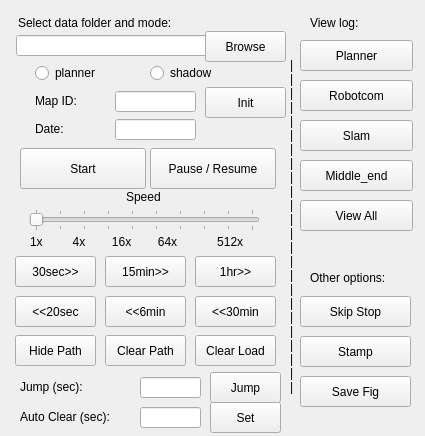
<?xml version="1.0" encoding="UTF-8"?>
<ui version="4.0">
 <class>Form</class>
 <widget class="QWidget" name="Form">
  <property name="geometry">
   <rect>
    <x>0</x>
    <y>0</y>
    <width>425</width>
    <height>436</height>
   </rect>
  </property>
  <property name="windowTitle">
   <string>Virtual Monitor</string>
  </property>
  <widget class="QLineEdit" name="lineEdit_filepath">
   <property name="geometry">
    <rect>
     <x>16</x>
     <y>35</y>
     <width>191</width>
     <height>21</height>
    </rect>
   </property>
  </widget>
  <widget class="QPushButton" name="button_browse">
   <property name="geometry">
    <rect>
     <x>205</x>
     <y>31</y>
     <width>81</width>
     <height>31</height>
    </rect>
   </property>
   <property name="cursor">
    <cursorShape>PointingHandCursor</cursorShape>
   </property>
   <property name="text">
    <string>Browse</string>
   </property>
  </widget>
  <widget class="QLabel" name="label_please">
   <property name="geometry">
    <rect>
     <x>18</x>
     <y>15</y>
     <width>251</width>
     <height>16</height>
    </rect>
   </property>
   <property name="text">
    <string>Select data folder and mode:</string>
   </property>
  </widget>
  <widget class="QLabel" name="label_mapid">
   <property name="geometry">
    <rect>
     <x>35</x>
     <y>93</y>
     <width>60</width>
     <height>16</height>
    </rect>
   </property>
   <property name="text">
    <string>Map ID:</string>
   </property>
  </widget>
  <widget class="QLineEdit" name="lineEdit_mapid">
   <property name="geometry">
    <rect>
     <x>115</x>
     <y>91</y>
     <width>81</width>
     <height>21</height>
    </rect>
   </property>
  </widget>
  <widget class="QPushButton" name="button_init">
   <property name="geometry">
    <rect>
     <x>205</x>
     <y>87</y>
     <width>81</width>
     <height>31</height>
    </rect>
   </property>
   <property name="cursor">
    <cursorShape>PointingHandCursor</cursorShape>
   </property>
   <property name="text">
    <string>Init</string>
   </property>
  </widget>
  <widget class="QLineEdit" name="lineEdit_date">
   <property name="enabled">
    <bool>true</bool>
   </property>
   <property name="geometry">
    <rect>
     <x>115</x>
     <y>119</y>
     <width>81</width>
     <height>21</height>
    </rect>
   </property>
  </widget>
  <widget class="QLabel" name="label_date">
   <property name="geometry">
    <rect>
     <x>35</x>
     <y>121</y>
     <width>71</width>
     <height>16</height>
    </rect>
   </property>
   <property name="text">
    <string>Date:</string>
   </property>
  </widget>
  <widget class="QPushButton" name="button_start">
   <property name="geometry">
    <rect>
     <x>20</x>
     <y>148</y>
     <width>126</width>
     <height>41</height>
    </rect>
   </property>
   <property name="cursor">
    <cursorShape>PointingHandCursor</cursorShape>
   </property>
   <property name="text">
    <string>Start</string>
   </property>
  </widget>
  <widget class="QPushButton" name="button_pause">
   <property name="geometry">
    <rect>
     <x>150</x>
     <y>148</y>
     <width>126</width>
     <height>41</height>
    </rect>
   </property>
   <property name="cursor">
    <cursorShape>PointingHandCursor</cursorShape>
   </property>
   <property name="text">
    <string>Pause / Resume</string>
   </property>
  </widget>
  <widget class="QLabel" name="label_speed">
   <property name="geometry">
    <rect>
     <x>126</x>
     <y>189</y>
     <width>60</width>
     <height>16</height>
    </rect>
   </property>
   <property name="text">
    <string>Speed</string>
   </property>
  </widget>
  <widget class="QSlider" name="slider_speed">
   <property name="geometry">
    <rect>
     <x>29</x>
     <y>209</y>
     <width>231</width>
     <height>22</height>
    </rect>
   </property>
   <property name="cursor">
    <cursorShape>OpenHandCursor</cursorShape>
   </property>
   <property name="minimum">
    <number>1</number>
   </property>
   <property name="maximum">
    <number>10</number>
   </property>
   <property name="pageStep">
    <number>1</number>
   </property>
   <property name="orientation">
    <enum>Qt::Horizontal</enum>
   </property>
   <property name="tickPosition">
    <enum>QSlider::TicksBothSides</enum>
   </property>
  </widget>
  <widget class="QLabel" name="label_multiple">
   <property name="geometry">
    <rect>
     <x>30</x>
     <y>234</y>
     <width>241</width>
     <height>16</height>
    </rect>
   </property>
   <property name="text">
    <string>1x         4x        16x        64x            512x</string>
   </property>
  </widget>
  <widget class="QPushButton" name="button_forw30">
   <property name="geometry">
    <rect>
     <x>15</x>
     <y>256</y>
     <width>81</width>
     <height>31</height>
    </rect>
   </property>
   <property name="cursor">
    <cursorShape>PointingHandCursor</cursorShape>
   </property>
   <property name="text">
    <string>30sec&gt;&gt;</string>
   </property>
  </widget>
  <widget class="QPushButton" name="button_forw15">
   <property name="geometry">
    <rect>
     <x>105</x>
     <y>256</y>
     <width>81</width>
     <height>31</height>
    </rect>
   </property>
   <property name="cursor">
    <cursorShape>PointingHandCursor</cursorShape>
   </property>
   <property name="text">
    <string>15min&gt;&gt;</string>
   </property>
  </widget>
  <widget class="QPushButton" name="button_forw1h">
   <property name="geometry">
    <rect>
     <x>195</x>
     <y>256</y>
     <width>81</width>
     <height>31</height>
    </rect>
   </property>
   <property name="cursor">
    <cursorShape>PointingHandCursor</cursorShape>
   </property>
   <property name="text">
    <string>1hr&gt;&gt;</string>
   </property>
  </widget>
  <widget class="QPushButton" name="button_back20">
   <property name="geometry">
    <rect>
     <x>15</x>
     <y>296</y>
     <width>81</width>
     <height>31</height>
    </rect>
   </property>
   <property name="cursor">
    <cursorShape>PointingHandCursor</cursorShape>
   </property>
   <property name="text">
    <string>&lt;&lt;20sec</string>
   </property>
  </widget>
  <widget class="QPushButton" name="button_back6">
   <property name="geometry">
    <rect>
     <x>105</x>
     <y>296</y>
     <width>81</width>
     <height>31</height>
    </rect>
   </property>
   <property name="cursor">
    <cursorShape>PointingHandCursor</cursorShape>
   </property>
   <property name="text">
    <string>&lt;&lt;6min</string>
   </property>
  </widget>
  <widget class="QPushButton" name="button_back30">
   <property name="geometry">
    <rect>
     <x>195</x>
     <y>296</y>
     <width>81</width>
     <height>31</height>
    </rect>
   </property>
   <property name="cursor">
    <cursorShape>PointingHandCursor</cursorShape>
   </property>
   <property name="text">
    <string>&lt;&lt;30min</string>
   </property>
  </widget>
  <widget class="QPushButton" name="button_skip">
   <property name="geometry">
    <rect>
     <x>300</x>
     <y>296</y>
     <width>111</width>
     <height>31</height>
    </rect>
   </property>
   <property name="cursor">
    <cursorShape>PointingHandCursor</cursorShape>
   </property>
   <property name="text">
    <string>Skip Stop</string>
   </property>
  </widget>
  <widget class="QPushButton" name="button_clear_path">
   <property name="geometry">
    <rect>
     <x>105</x>
     <y>335</y>
     <width>81</width>
     <height>31</height>
    </rect>
   </property>
   <property name="cursor">
    <cursorShape>PointingHandCursor</cursorShape>
   </property>
   <property name="text">
    <string>Clear Path</string>
   </property>
  </widget>
  <widget class="QLabel" name="label_auto">
   <property name="geometry">
    <rect>
     <x>20</x>
     <y>409</y>
     <width>121</width>
     <height>16</height>
    </rect>
   </property>
   <property name="text">
    <string>Auto Clear (sec):</string>
   </property>
  </widget>
  <widget class="QLineEdit" name="lineEdit_auto">
   <property name="geometry">
    <rect>
     <x>140</x>
     <y>407</y>
     <width>61</width>
     <height>21</height>
    </rect>
   </property>
  </widget>
  <widget class="QPushButton" name="button_set">
   <property name="geometry">
    <rect>
     <x>210</x>
     <y>402</y>
     <width>71</width>
     <height>31</height>
    </rect>
   </property>
   <property name="cursor">
    <cursorShape>PointingHandCursor</cursorShape>
   </property>
   <property name="text">
    <string>Set</string>
   </property>
  </widget>
  <widget class="QPushButton" name="button_stamp">
   <property name="geometry">
    <rect>
     <x>300</x>
     <y>336</y>
     <width>111</width>
     <height>31</height>
    </rect>
   </property>
   <property name="cursor">
    <cursorShape>PointingHandCursor</cursorShape>
   </property>
   <property name="text">
    <string>Stamp</string>
   </property>
  </widget>
  <widget class="QRadioButton" name="radio_planner">
   <property name="geometry">
    <rect>
     <x>35</x>
     <y>63</y>
     <width>101</width>
     <height>20</height>
    </rect>
   </property>
   <property name="text">
    <string>planner</string>
   </property>
  </widget>
  <widget class="QRadioButton" name="radio_shadow">
   <property name="geometry">
    <rect>
     <x>150</x>
     <y>63</y>
     <width>121</width>
     <height>20</height>
    </rect>
   </property>
   <property name="text">
    <string>shadow</string>
   </property>
  </widget>
  <widget class="QPushButton" name="button_clear_load">
   <property name="geometry">
    <rect>
     <x>195</x>
     <y>335</y>
     <width>81</width>
     <height>31</height>
    </rect>
   </property>
   <property name="cursor">
    <cursorShape>PointingHandCursor</cursorShape>
   </property>
   <property name="text">
    <string>Clear Load</string>
   </property>
  </widget>
  <widget class="QPushButton" name="button_hide_path">
   <property name="geometry">
    <rect>
     <x>15</x>
     <y>335</y>
     <width>81</width>
     <height>31</height>
    </rect>
   </property>
   <property name="cursor">
    <cursorShape>PointingHandCursor</cursorShape>
   </property>
   <property name="text">
    <string>Hide Path</string>
   </property>
  </widget>
  <widget class="QPushButton" name="button_save">
   <property name="geometry">
    <rect>
     <x>300</x>
     <y>376</y>
     <width>111</width>
     <height>31</height>
    </rect>
   </property>
   <property name="cursor">
    <cursorShape>PointingHandCursor</cursorShape>
   </property>
   <property name="text">
    <string>Save Fig</string>
   </property>
  </widget>
  <widget class="QPushButton" name="button_jump">
   <property name="geometry">
    <rect>
     <x>210</x>
     <y>372</y>
     <width>71</width>
     <height>31</height>
    </rect>
   </property>
   <property name="cursor">
    <cursorShape>PointingHandCursor</cursorShape>
   </property>
   <property name="text">
    <string>Jump</string>
   </property>
  </widget>
  <widget class="QLabel" name="label_jump">
   <property name="geometry">
    <rect>
     <x>20</x>
     <y>379</y>
     <width>81</width>
     <height>16</height>
    </rect>
   </property>
   <property name="text">
    <string>Jump (sec):</string>
   </property>
  </widget>
  <widget class="QLineEdit" name="lineEdit_jump">
   <property name="geometry">
    <rect>
     <x>140</x>
     <y>377</y>
     <width>61</width>
     <height>21</height>
    </rect>
   </property>
  </widget>
  <widget class="QLabel" name="label_split">
   <property name="geometry">
    <rect>
     <x>290</x>
     <y>30</y>
     <width>21</width>
     <height>391</height>
    </rect>
   </property>
   <property name="text">
    <string>|
|
|
|
|
|
|
|
|
|
|
|
|
|
|
|
|
|
|
|
|
|
|
|</string>
   </property>
  </widget>
  <widget class="QLabel" name="label_view">
   <property name="geometry">
    <rect>
     <x>310</x>
     <y>15</y>
     <width>111</width>
     <height>16</height>
    </rect>
   </property>
   <property name="text">
    <string>View log:</string>
   </property>
  </widget>
  <widget class="QPushButton" name="button_planner">
   <property name="geometry">
    <rect>
     <x>300</x>
     <y>40</y>
     <width>113</width>
     <height>31</height>
    </rect>
   </property>
   <property name="cursor">
    <cursorShape>PointingHandCursor</cursorShape>
   </property>
   <property name="text">
    <string>Planner</string>
   </property>
  </widget>
  <widget class="QPushButton" name="button_robotcom">
   <property name="geometry">
    <rect>
     <x>300</x>
     <y>80</y>
     <width>113</width>
     <height>31</height>
    </rect>
   </property>
   <property name="cursor">
    <cursorShape>PointingHandCursor</cursorShape>
   </property>
   <property name="text">
    <string>Robotcom</string>
   </property>
  </widget>
  <widget class="QPushButton" name="button_slam">
   <property name="geometry">
    <rect>
     <x>300</x>
     <y>120</y>
     <width>113</width>
     <height>31</height>
    </rect>
   </property>
   <property name="cursor">
    <cursorShape>PointingHandCursor</cursorShape>
   </property>
   <property name="text">
    <string>Slam</string>
   </property>
  </widget>
  <widget class="QPushButton" name="button_middle_end">
   <property name="geometry">
    <rect>
     <x>300</x>
     <y>160</y>
     <width>113</width>
     <height>31</height>
    </rect>
   </property>
   <property name="cursor">
    <cursorShape>PointingHandCursor</cursorShape>
   </property>
   <property name="text">
    <string>Middle_end</string>
   </property>
  </widget>
  <widget class="QPushButton" name="button_view_all">
   <property name="geometry">
    <rect>
     <x>300</x>
     <y>200</y>
     <width>113</width>
     <height>31</height>
    </rect>
   </property>
   <property name="cursor">
    <cursorShape>PointingHandCursor</cursorShape>
   </property>
   <property name="text">
    <string>View All</string>
   </property>
  </widget>
  <widget class="QLabel" name="label_other">
   <property name="geometry">
    <rect>
     <x>310</x>
     <y>270</y>
     <width>111</width>
     <height>16</height>
    </rect>
   </property>
   <property name="text">
    <string>Other options:</string>
   </property>
  </widget>
 </widget>
 <resources/>
 <connections/>
</ui>
